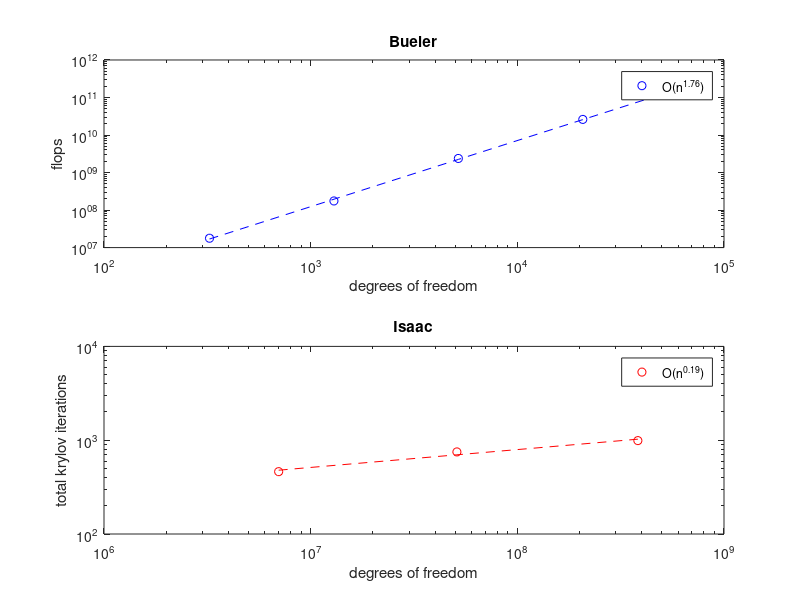

MATLAB code to generate this figure:
% generate serial scaling for bueler 2016 and isaac et al 2015
% bueler:  LU solve of Newton step equations; see sia-fve/petsc/verif/domeperf.sh; see generated file bueler.perf
% isaac: AMG-Krylov-Newton Stokes solve; see table 8.1 in paper

nb = [18 36 72 144 288].^2;
flopsb = [1.776e7 1.749e8 2.374e9 2.608e10 2.927e11];
pb = polyfit(log(nb),log(flopsb),1);
%ans = 1.76186   6.45957

ni = [7e6 51e6 383e6];
itsi = [7*66 10*75 11*90];
%polyfit(log([1 8 64]),log(its),1) --> ans = 0.18326   6.17004
pi = polyfit(log(ni),log(itsi),1);
%ans = 0.19030   3.17188

subplot(2,1,1)
loglog(nb, flopsb, 'bo')
xlabel('degrees of freedom')
ylabel('flops')
title('Bueler')
hold on
loglog(nb, exp(pb(1) * log(nb) + pb(2)), 'b--')
hold off
legend(sprintf('O(n^{%.3d})',pb(1)))

subplot(2,1,2)
loglog(ni, itsi, 'ro')
xlabel('degrees of freedom')
ylabel('total krylov iterations')
title('Isaac')
hold on
loglog(ni, exp(pi(1) * log(ni) + pi(2)), 'r--')
hold off
legend(sprintf('O(n^{%.3d})',pi(1)))
